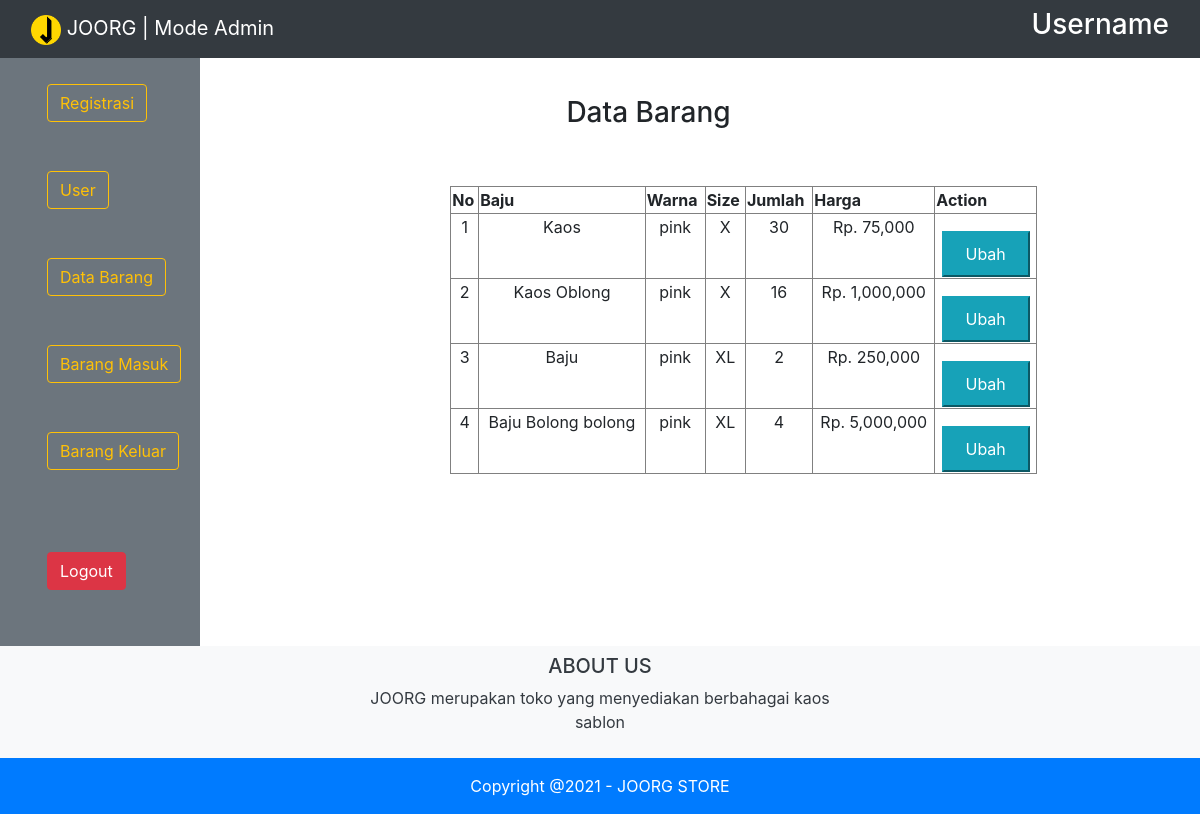
Screenshot of /dashboardbaru.php (signed in) with the database file from the repository.
### tables this page shows
CREATE TABLE `tb_inventaris` (
  `id` int(255) NOT NULL,
  `Baju` varchar(256) NOT NULL,
  `Warna` varchar(256) NOT NULL,
  `Size` varchar(256) NOT NULL,
  `Jumlah` int(255) NOT NULL,
  `Harga` int(255) NOT NULL
);

### function.php (called while the page is built, shortened)
<?php
$conn = mysqli_connect('bariskode.online', 'bariskod', 'passforlife9', 'bariskod_joorg');
function query($query)
{
    global $conn;
    $result = mysqli_query($conn, $query);
    $rows = [];
    while ($row = mysqli_fetch_assoc($result)){
    $rows[] = $row;
    }
    return $rows;
   }
?>

### dashboardbaru.php (the view, shortened to what this page needs)
<?php
require "function.php";
$rows = query("SELECT * FROM tb_inventaris");
include 'navbar.php';
?>
<!DOCTYPE html>
<html lang="en">
<head>
    <link rel="stylesheet" href='https://maxcdn.bootstrapcdn.com/bootstrap/4.0.0/css/bootstrap.min.css'>
    <link rel="stylesheet" href='https://use.fontawesome.com/releases/v5.8.1/css/all.css'>
</head>
<div class="col-md-8">
    <div class="container">
        <div class="row pl-3">
            <div class="col-md-12 pl-5 justify-content-center">
                <h3 class="text-center pl-5 mt-5">Data Barang</h3>
            </div>
        </div>
        <div class="col-md-10 mt-5 mr-2">
            <table allign="center" class="isi" border="1" cellspacing=2 cellpadding=1 style="width: 100%">
                <thead class="tulisan">
                    <th>No</th>
                    <th>Baju</th>
                    <th>Warna</th>
                    <th>Size</th>
                    <th>Jumlah</th>
                    <th>Harga</th>
                    <th>Action</th>
                </thead>
                <tbody>
                    <?php $i=1; ?>
                    <?php foreach ($rows as $row) :?>
                    <tr>
                    <td align=center valign=top><?php echo $i ?></td>
                        <td align=center valign=top><?php echo $row["Baju"]; ?></td>
                        <td align=center valign=top><?php echo $row["Warna"]; ?></td>
                        <td align=center valign=top><?php echo $row["Size"]; ?></td>
                        <td align=center valign=top><?php echo $row["Jumlah"]; ?></td>
                        <td align=center valign=top>Rp. <?php echo number_format($row["Harga"]) ; ?></td>
                        <td align=center valign=top>
                            <a class="nav-link text-white" aria-current="page"
                            href="editbarang.php?id=<?php echo $row["id"];?>">
                                <button type="button" class="btn- btn-info">
                                Ubah
                            </a>
                        </td>
                    </tr>
                    <?php $i++; ?>
                    <?php endforeach; ?>
                </tbody>
            </table>
        </div>
    </div>
</div>
</div>
</div>
<div class="container-fluid">
    <div class="row justify-content-center bg-light text-dark">
        <div class="col-5 p-2">
            <h5 class="text-center">ABOUT US</h5>
            <p class="text-center">
                JOORG merupakan toko yang menyediakan berbahagai kaos sablon
            </p>
        </div>
    </div>
</div>
<footer class="bg-primary">
    <div class="text-white text-center pt-3 pb-3">
        Copyright @2021 - JOORG STORE
    </div>
</footer>
<body>
</body>
</html>

### navbar.php (shortened to what this page needs)
<!DOCTYPE html>
<html lang="en">
<head>
    <link rel="stylesheet" href='https://maxcdn.bootstrapcdn.com/bootstrap/4.0.0/css/bootstrap.min.css'>
    <link rel="stylesheet" href='https://use.fontawesome.com/releases/v5.8.1/css/all.css'>
    <link rel="stylesheet" href="style1.css">
</head>
<div class="container-fluid">
    <nav class="navbar navbar-expand-lg navbar-dark bg-dark fixed-top">
        <div class="container-fluid">
            <a class="navbar-brand active text-white" href="#">
                <img src="logo.png" alt="" width="30" height="30">
                JOORG | Mode Admin
            </a>
            <div class="d-flex justify-content-around active text-white">
                <h3>Username</h3>
            </div>
        </div>
    </nav>
</div>
<div class="container-fluid">
    <div class="row mt-5">
        <div class="col-md-2 mt-1 bg-secondary pr-3 pt-4">
            <nav class="nav flex-column ml-3 mb-5">
                <a class="nav-link text-white" aria-current="page" href="dashboardregistrasibaru.php">
                    <button type="button" class="btn btn-outline-warning">
                        Registrasi
                    </button>
                </a>
                <a class="nav-link text-white" aria-current="page" href="dashboarduser.php">
                    <button type="button" class="btn btn-outline-warning">
                        User
                    </button>
                </a>
                <a class="nav-link text-white" aria-current="page" href="dashboardbaru.php">
                    <button type="button" class="btn btn-outline-warning">
                        Data Barang
                    </button>
                </a>
                <a class="nav-link text-white" aria-current="page" href="dashboardbarangmasukbaru.php">
                    <button type="button" class="btn btn-outline-warning">
                        Barang Masuk
                    </button>
                </a>
                <a class="nav-link text-white" aria-current="page" href="dashboardbarangkeluarbaru.php">
                    <button type="button" class="btn btn-outline-warning">
                        Barang Keluar
                    </button>
                </a>
                <a class="nav-link text-white" aria-current="page" href="logout.php">
                    <button type="button" class="btn btn-danger">
                        Logout
                    </button>
                </a>
            </nav>
        </div>

### style1.css (style rules this page uses)
.isi { margin-top: 5%; margin-left: 35%; }

### rows the page displays
tb_inventaris: Baju "Kaos", Warna "pink", Size "X", Jumlah "30", Harga "75,000"
tb_inventaris: Baju "Kaos Oblong", Warna "pink", Size "X", Jumlah "16", Harga "1,000,000"
tb_inventaris: Baju "Baju", Warna "pink", Size "XL", Jumlah "2", Harga "250,000"
tb_inventaris: Baju "Baju Bolong bolong", Warna "pink", Size "XL", Jumlah "4", Harga "5,000,000"
